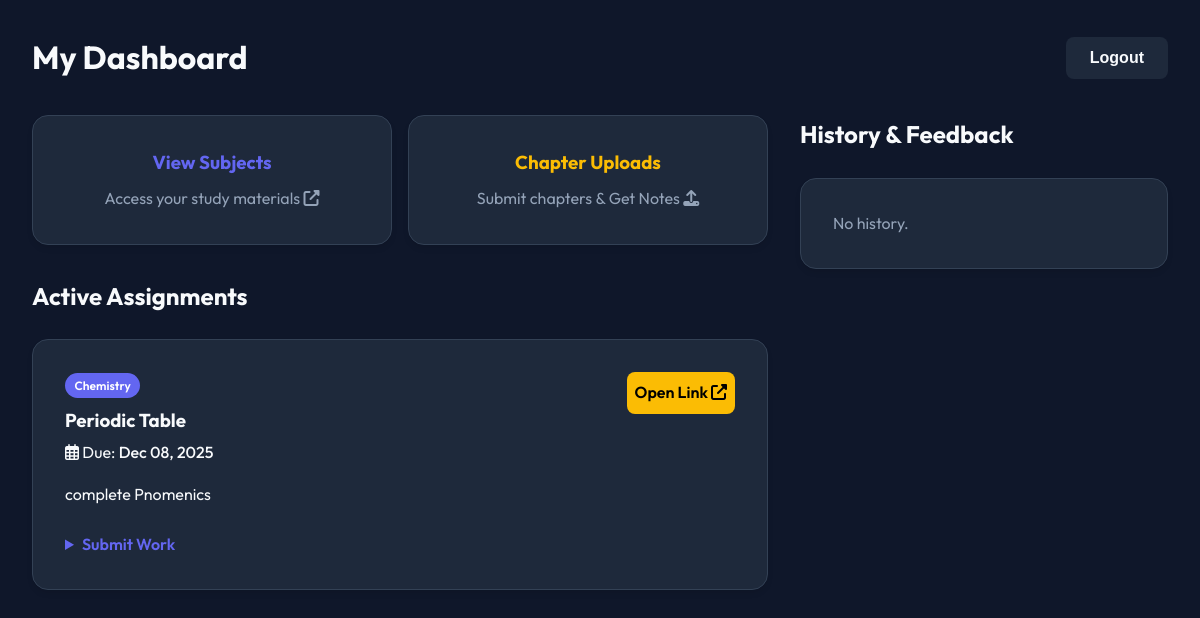
Page / (signed in) on the committed database.
### dashboard/models.py (models this page shows, shortened)
class Assignment(models.Model):
    subject = models.CharField(max_length=100, default="General")
    title = models.CharField(max_length=200)
    description = models.TextField()
    file = models.FileField(upload_to='assignments/', blank=True, null=True)
    gdrive_link = models.URLField(blank=True, null=True, help_text="Google Drive link for the assignment")
    due_date = models.DateField(blank=True, null=True)
    created_at = models.DateTimeField(auto_now_add=True)
    created_by = models.ForeignKey(User, on_delete=models.CASCADE, related_name='created_assignments')

### dashboard/views.py (the view)
# urls.py: path('', views.dashboard_view, name='dashboard'),
@login_required
def dashboard_view(request):
    profile, created = StudentProfile.objects.get_or_create(user=request.user)
    if profile.is_teacher:
        assignments = Assignment.objects.filter(created_by=request.user).order_by('-created_at')
        submissions = Homework.objects.all().order_by('-created_at') # Teacher sees all? Or specific. Let's show all for now.
        return render(request, 'teacher_dashboard.html', {'assignments': assignments, 'submissions': submissions})
    else:
        assignments = Assignment.objects.all().order_by('-created_at')
        my_submissions = Homework.objects.filter(user=request.user).order_by('-created_at')
        return render(request, 'student_dashboard.html', {'assignments': assignments, 'my_submissions': my_submissions})

### templates/student_dashboard.html (shortened to what this page needs)
{% extends 'base.html' %}
{% block content %}
<div class="container">
    <div style="display: flex; justify-content: space-between; align-items: center; margin-bottom: 2rem;">
        <h1 style="font-size: 2rem; font-weight: 700;">My Dashboard</h1>
        <form action="{% url 'logout' %}" method="post">
            <button type="submit" class="btn" style="background: var(--surface); color: var(--text);">Logout</button>
        </form>
    </div>
    <div class="dashboard-grid student-grid-layout">
        <div>
            <div style="margin-bottom: 2rem; display: flex; gap: 1rem;">
                <a href="https://actually-fibula-87f.notion.site/Tutor-Dashboard-Raisha-Class-IX-Syllabus-2ae7e689282b80039affd202d3e33c42?pvs=74"
                    class="card"
                    style="flex: 1; text-align: center; transition: transform 0.2s; cursor: pointer; display: block; text-decoration: none; color: inherit; background: var(--surface); border: 1px solid var(--border);">
                    <h3 style="margin-bottom: 0.5rem; color: var(--primary);">View Subjects</h3>
                    <p style="color: var(--text-muted); margin: 0;">Access your study materials <i
                            class="fas fa-external-link-alt"></i></p>
                </a>
                <a href="{% url 'student_chapters' %}" class="card"
                    style="flex: 1; text-align: center; transition: transform 0.2s; cursor: pointer; display: block; text-decoration: none; color: inherit; background: var(--surface); border: 1px solid var(--border);">
                    <h3 style="margin-bottom: 0.5rem; color: #fbbc04;">Chapter Uploads</h3>
                    <p style="color: var(--text-muted); margin: 0;">Submit chapters & Get Notes <i
                            class="fas fa-upload"></i></p>
                </a>
            </div>
            <h2 style="margin-bottom: 1.5rem;">Active Assignments</h2>
            {% for assignment in assignments %}
            <div class="card" style="margin-bottom: 1.5rem;">
                <div style="display: flex; justify-content: space-between; align-items: start; margin-bottom: 1rem;">
                    <div>
                        <span
                            style="background: var(--primary); color: white; padding: 0.2rem 0.6rem; border-radius: 1rem; font-size: 0.75rem; font-weight: 600; margin-bottom: 0.5rem; display: inline-block;">
                            {{ assignment.subject }}
                        </span>
                        <h3 style="margin-bottom: 0.25rem;">{{ assignment.title }}</h3>
                        <i class="far fa-calendar-alt"></i>
                        Due: <span style="font-weight: 500; color: var(--text);">
                            {% if assignment.due_date %}
                            {{ assignment.due_date|date:"M d, Y" }}
                            {% else %}
                            No Date
                            {% endif %}
                        </span>
                    </div>
                    <div style="display: flex; gap: 0.5rem;">
                        {% if assignment.gdrive_link %}
                        <a href="{{ assignment.gdrive_link }}" class="btn"
                            style="background: #fbbc04; color: #000; padding: 0.5rem;">
                            Open Link <i class="fas fa-external-link-alt"></i>
                        </a>
                        {% endif %}
                    </div>
                </div>
                <p style="margin-bottom: 1.5rem;">{{ assignment.description }}</p>
                <details>
                    <summary style="cursor: pointer; color: var(--primary); font-weight: 600;">Submit Work</summary>
                </details>
            </div>
            {% empty %}
            <p>No active assignments.</p>
            {% endfor %}
        </div>
        <div>
            <h2 style="margin-bottom: 1.5rem;">History & Feedback</h2>
            <div class="card">
                {% for sub in my_submissions %}
                <div style="margin-bottom: 1.5rem; padding-bottom: 1rem; border-bottom: 1px solid var(--border);">
                    <div style="font-size: 0.875rem; color: var(--text-muted); margin-bottom: 0.25rem;">
                        {{ sub.created_at|date:"M d, Y" }}
                    </div>
                    <div style="font-weight: 600; margin-bottom: 0.5rem;">
                        {{ sub.assignment.title|default:"General Submission" }}
                    </div>
                    {% if sub.checked_gdrive_link %}
                    <div
                        style="background: rgba(16, 185, 129, 0.1); padding: 0.75rem; border-radius: 0.5rem; border: 1px solid rgba(16, 185, 129, 0.3);">
                        <a href="{{ sub.checked_gdrive_link }}"
                            style="color: #10b981; font-weight: 600; text-decoration: none; display: block; margin-bottom: 0.25rem;">
                            <i class="fas fa-check-circle"></i> View Checked Copy (Drive)
                        </a>
                        {% if sub.remarks %}
                        <p style="font-size: 0.875rem; color: var(--text);">"{{ sub.remarks }}"</p>
                        {% endif %}
                    </div>
                    {% elif sub.checked_file %}
                    <div
                        style="background: rgba(16, 185, 129, 0.1); padding: 0.75rem; border-radius: 0.5rem; border: 1px solid rgba(16, 185, 129, 0.3);">
                        <a href="{{ sub.checked_file.url }}"
                            style="color: #10b981; font-weight: 600; text-decoration: none; display: block; margin-bottom: 0.25rem;">
                            <i class="fas fa-check-circle"></i> Download Checked Copy (File)
                        </a>
                        {% if sub.remarks %}
                        <p style="font-size: 0.875rem; color: var(--text);">"{{ sub.remarks }}"</p>
                        {% endif %}
                    </div>
                    {% else %}
                    <div style="color: var(--text-muted); font-size: 0.875rem;">
                        <i class="fas fa-clock"></i> Pending correction
                    </div>
                    {% endif %}
                </div>
                {% empty %}
                <p style="color: var(--text-muted);">No history.</p>
                {% endfor %}
            </div>
        </div>
    </div>
</div>
{% endblock %}

### static/css/style.css (style rules this page uses)
:root { --primary: #6366f1; --primary-hover: #4f46e5; --bg: #0f172a; --surface: #1e293b; --text: #f8fafc; --text-muted: #94a3b8; --border: #334155; --font-main: 'Outfit', sans-serif; }
* { margin: 0; padding: 0; box-sizing: border-box; }
body { font-family: var(--font-main); background-color: var(--bg); color: var(--text); line-height: 1.6; min-height: 100vh; display: flex; flex-direction: column; }
a { text-decoration: none; color: inherit; }
.container { max-width: 1200px; margin: 0 auto; padding: 2rem; width: 100%; }
.btn { display: inline-block; padding: 0.75rem 1.5rem; border-radius: 0.5rem; font-weight: 600; cursor: pointer; transition: all 0.2s; border: none; font-size: 1rem; }
.card { background: var(--surface); border: 1px solid var(--border); border-radius: 1rem; padding: 2rem; box-shadow: 0 4px 6px -1px rgba(0, 0, 0, 0.1); }
.dashboard-grid { display: grid; grid-template-columns: 1fr 1fr; gap: 2rem; }
.student-grid-layout { grid-template-columns: 2fr 1fr; }

### rows in the picture
Assignment: subject "Chemistry", title "Periodic Table", due_date "Dec 08, 2025", description "complete Pnomenics"
